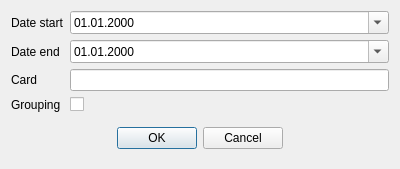
<?xml version="1.0" encoding="UTF-8"?>
<ui version="4.0">
 <class>FilterCardStat</class>
 <widget class="QDialog" name="FilterCardStat">
  <property name="geometry">
   <rect>
    <x>0</x>
    <y>0</y>
    <width>400</width>
    <height>156</height>
   </rect>
  </property>
  <property name="windowTitle">
   <string>Filter card</string>
  </property>
  <layout class="QGridLayout" name="gridLayout">
   <item row="0" column="0">
    <widget class="QLabel" name="label_2">
     <property name="text">
      <string>Date start</string>
     </property>
    </widget>
   </item>
   <item row="1" column="0">
    <widget class="QLabel" name="label_3">
     <property name="text">
      <string>Date end</string>
     </property>
    </widget>
   </item>
   <item row="0" column="1">
    <widget class="QDateEdit" name="deStart">
     <property name="displayFormat">
      <string>dd.MM.yyyy</string>
     </property>
     <property name="calendarPopup">
      <bool>true</bool>
     </property>
    </widget>
   </item>
   <item row="1" column="1">
    <widget class="QDateEdit" name="deEnd">
     <property name="displayFormat">
      <string>dd.MM.yyyy</string>
     </property>
     <property name="calendarPopup">
      <bool>true</bool>
     </property>
    </widget>
   </item>
   <item row="2" column="1">
    <widget class="QLineEdit" name="leCard"/>
   </item>
   <item row="2" column="0">
    <widget class="QLabel" name="label">
     <property name="text">
      <string>Card</string>
     </property>
    </widget>
   </item>
   <item row="4" column="0" colspan="2">
    <widget class="QWidget" name="widget" native="true">
     <layout class="QHBoxLayout" name="horizontalLayout">
      <item>
       <spacer name="horizontalSpacer">
        <property name="orientation">
         <enum>Qt::Horizontal</enum>
        </property>
        <property name="sizeHint" stdset="0">
         <size>
          <width>95</width>
          <height>20</height>
         </size>
        </property>
       </spacer>
      </item>
      <item>
       <widget class="QPushButton" name="btnOK">
        <property name="text">
         <string>OK</string>
        </property>
       </widget>
      </item>
      <item>
       <widget class="QPushButton" name="btnCancel">
        <property name="text">
         <string>Cancel</string>
        </property>
       </widget>
      </item>
      <item>
       <spacer name="horizontalSpacer_2">
        <property name="orientation">
         <enum>Qt::Horizontal</enum>
        </property>
        <property name="sizeHint" stdset="0">
         <size>
          <width>95</width>
          <height>20</height>
         </size>
        </property>
       </spacer>
      </item>
     </layout>
    </widget>
   </item>
   <item row="3" column="0">
    <widget class="QLabel" name="label_4">
     <property name="text">
      <string>Grouping</string>
     </property>
    </widget>
   </item>
   <item row="3" column="1">
    <widget class="QCheckBox" name="chGroup">
     <property name="text">
      <string/>
     </property>
    </widget>
   </item>
  </layout>
 </widget>
 <resources/>
 <connections/>
</ui>
